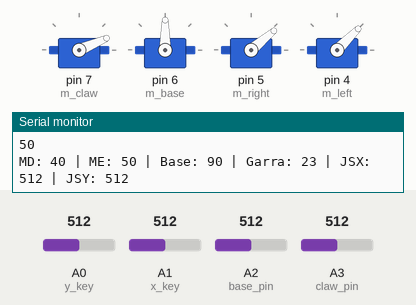
This sketch was run on a simulated Arduino Uno, built with avr-gcc and run on an emulated ATmega328P. Parts: 4 × servo, the last lines printed to the serial monitor. The test bench sets the inputs (shaded band); at power-on: A1 (x_key) = 512, A2 (base_pin) = 512, A0 (y_key) = 512, A3 (claw_pin) = 512.

Above: at 1.2 s.
1.3 s: A1 (x_key) set to 498
2.8 s: A1 (x_key) set to 479
At 5.5 s:
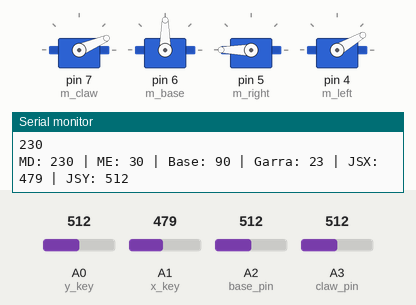
5.8 s: A2 (base_pin) set to 554
At 6.5 s:
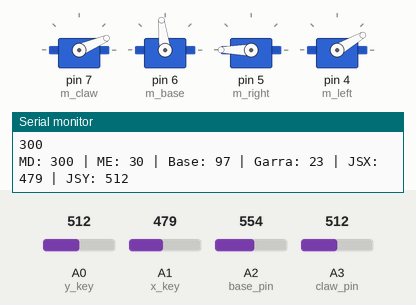
7.3 s: A2 (base_pin) set to 578
At 9.8 s:
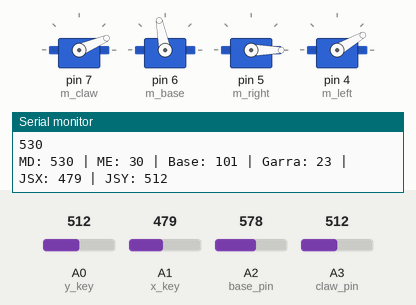
10.3 s: A0 (y_key) set to 487
13.3 s: A0 (y_key) set to 461
At 20.83 s:
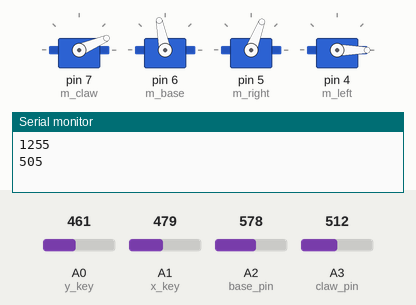
Timing chart, 0 to 20.9 s (numbered marks = the images above; inputs shaded):
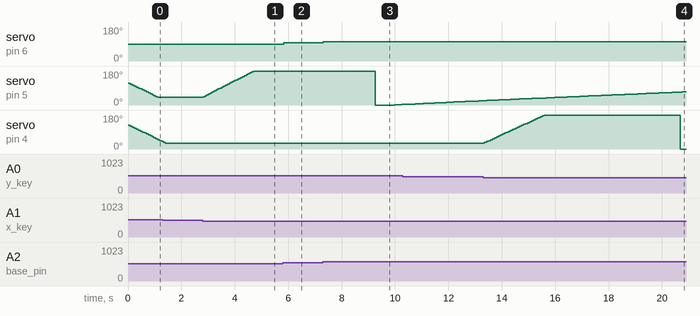

Measured:
- the behaviour switches between 490 and 489 on A1 (x_key) (found by bisection; images 0 and 1)
- the behaviour switches between 568 and 569 on A2 (base_pin) (found by bisection; images 2 and 3)
- the behaviour switches between 480 and 479 on A0 (y_key) (found by bisection; images 3 and 4)
- after the input at 2.8 s, servo on pin 5 (m_right): moves from 40° to 180° over 1.9 s, starting at once
- after the input at 5.8 s, servo on pin 6 (m_base): 90° → 97° at once
- after the input at 7.3 s, servo on pin 6 (m_base): 97° → 101° at once
- after the input at 13.3 s, servo on pin 4 (m_left): rises from 30° to 180° in 2.2 s, then falls to 0° in 5.1 s

The sketch:

MeArm.ino
```cpp
#include <Servo.h>

Servo m_claw, m_base, m_right, m_left;

int x_key = A1;
int x_pos;
int y_key = A0;
int y_pos;
int pos_right = 120;
int pos_left = 130;
int base;
int claw;
int btn = 3;
int base_pin = 2;
int claw_pin = 3;
int steps = 5;

void setup() {
  Serial.begin(9600);
  m_claw.attach(7);
  m_base.attach(6);
  m_right.attach(5);
  m_right.write(pos_right);
  m_left.attach(4);
  m_left.write(pos_left);
  pinMode(btn, INPUT);
  pinMode(x_key, INPUT);
  pinMode(y_key, INPUT);
}

void loop() {

  Serial.print("MD: ");
  Serial.print(pos_right);
  Serial.print(" | ME: ");
  Serial.print(pos_left);
  Serial.print(" | Base: ");
  Serial.print(base);
  Serial.print(" | Garra: ");
  Serial.print(claw);
  Serial.print(" | JSX: ");
  Serial.print(analogRead(x_key));
  Serial.print(" | JSY: ");
  Serial.print(analogRead(y_key));
  Serial.println();

//  if (digitalRead(btn) == HIGH) {
//    pos_right = 120;
//    pos_left = 130;
//  }

  x_pos = analogRead(x_key);
  y_pos = analogRead(y_key);
  base = analogRead(base_pin);
  base = map(base, 0, 1023, 0, 180);
  claw = analogRead(claw_pin);
  claw = map(claw, 0, 1023, 0, 47);

  m_base.write(base);
  m_claw.write(claw);

  if (analogRead(x_key) < 490) {
    pos_right += steps;
    Serial.println(pos_right);
  }
  else if (analogRead(x_key) > 510 && pos_right >= 45) {
    pos_right -= steps;
    Serial.println(pos_right);
  }
  if (analogRead(y_key) < 480) {
    pos_left += steps;
    Serial.println(pos_left);
  }
  else if (analogRead(y_key) > 495 && pos_left >= 35) {
    pos_left -= steps;
    Serial.println(pos_left);
  }

  m_right.write(pos_right);
  m_left.write(pos_left);

  delay(15);

}
```
